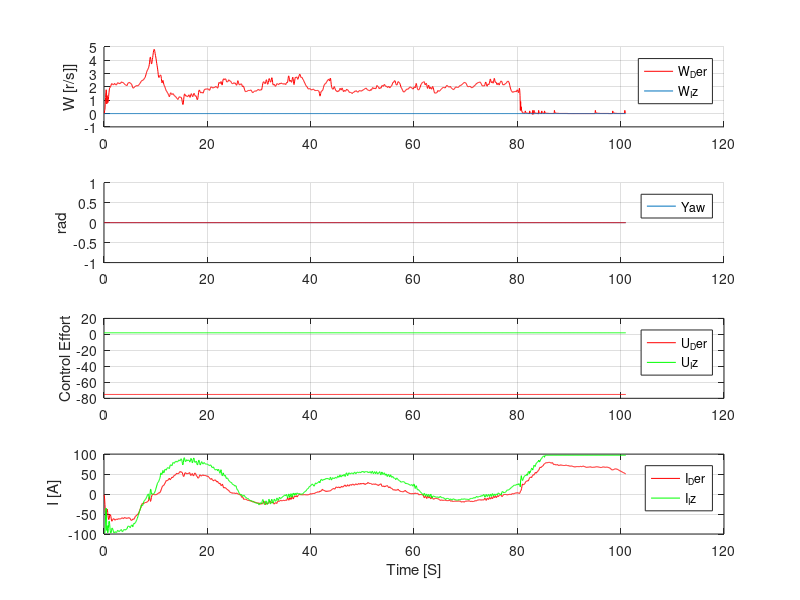
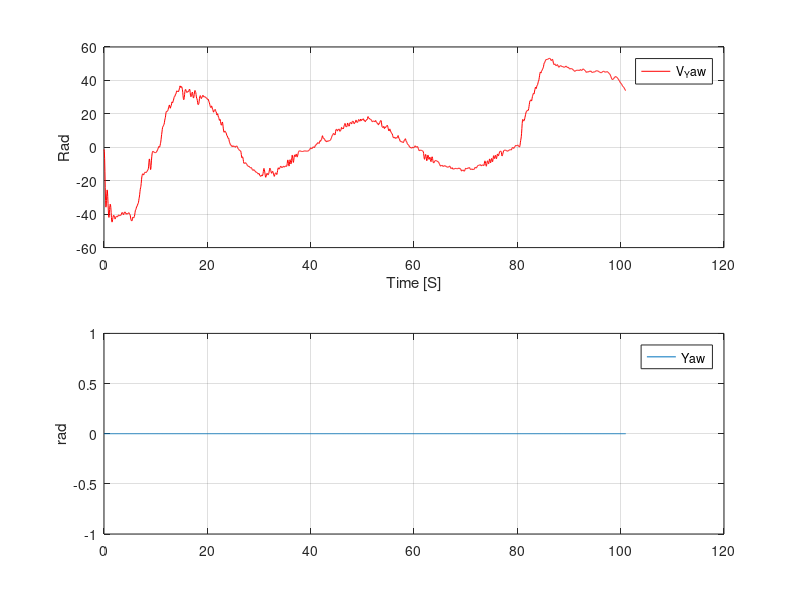
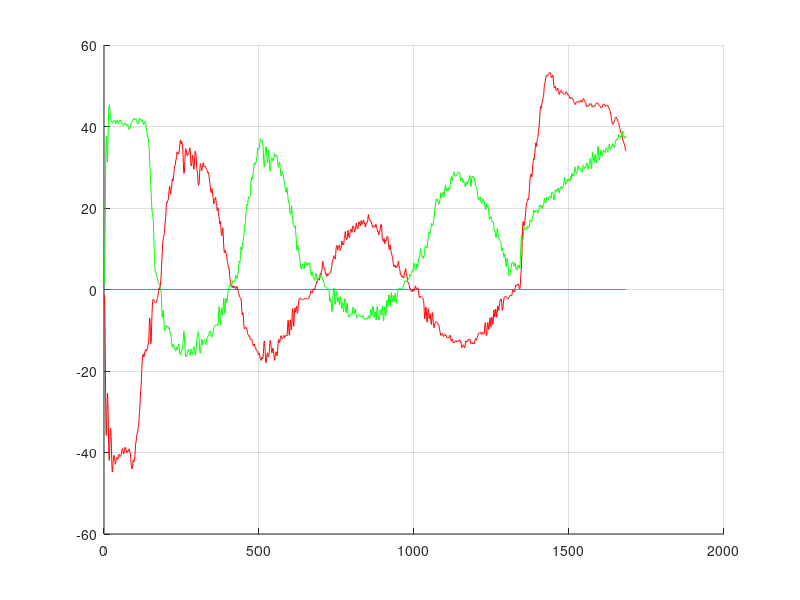

Here is the MATLAB script that generated these plots, in order:
clear all
close all
clc

load rover_auto.txt;

bat= rover_auto(:,3);
I_Der= rover_auto(:,4);
I_Iz= rover_auto(:,5);
W_Der= rover_auto(:,6);
W_Iz= rover_auto(:,7);
U_Der= rover_auto(:,9);
U_Iz= rover_auto(:,10);
I_Der_E=rover_auto(:,11);
I_Iz_E=rover_auto(:,12);
Yaw_E=rover_auto(:,13);
V_Yaw= rover_auto(:,14);
V_Yaw_R= rover_auto(:,15);
Yaw= rover_auto(:,17);
Velocidad=rover_auto(:,16);
tiempo = 0:60e-3:(length(bat)-1)*60e-3

figure(1)
subplot(411)

hold on
plot(tiempo,W_Der,'r')
%%plot(tiempo,W_Der_E,'g')
plot(tiempo,Velocidad)
legend('W_Der','W_Iz','Vel')
ylabel('W [r/s]]')
grid on

subplot(412)
hold on
plot(tiempo,Yaw)
plot(tiempo,Yaw_E,'r')
legend('Yaw')
ylabel('rad')
grid on

subplot(413)
plot(tiempo,U_Der,'r')
hold on
plot(tiempo,U_Iz,'g')
legend('U_Der','U_Iz')
ylabel('Control Effort')
grid on

subplot(414)
plot(tiempo,I_Der,'r')
hold on
plot(tiempo,I_Der_E,'g')
legend('I_Der','I_Iz')
ylabel(' I [A]')
xlabel('Time [S]')
grid on

figure(2)
subplot(211)
plot(tiempo,V_Yaw,'r')
legend('V_Yaw')
ylabel('Rad')
xlabel('Time [S]')
grid on

subplot(212)
plot(tiempo,Yaw)
legend('Yaw')
ylabel('rad')
grid on

figure
hold on
grid on 
plot(diff(Yaw)/0.06)
plot(V_Yaw,'r')
plot(V_Yaw_R,'g')

